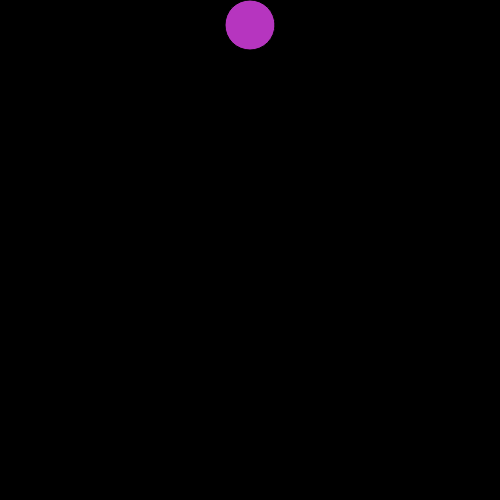
Frame 1 (no input)
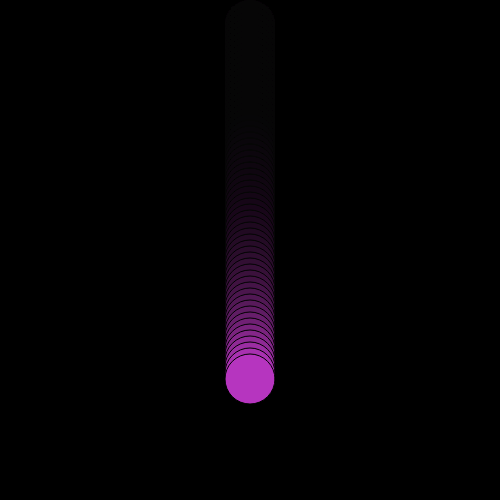
Frame 60 (no input)
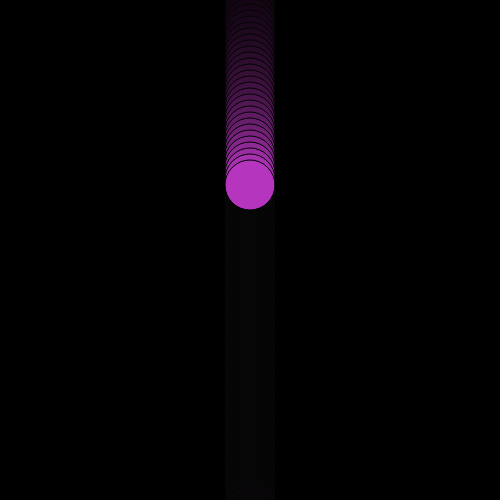
Frame 120 (the mouse pressed at the canvas centre since frame 60)

The p5.js sketch that drew these frames (run headless with seeded random() and noise() and a simulated clock; from frame 60 on, the mouse is pressed at the canvas centre):

// p5.js sketch
// ── sketch.js
let yPos = 25;

function setup() {
  createCanvas(500, 500);
  background(0);
  let r = random(0,255)
  let g = random(0,255)
  let b = random(0,255)
 fill (r,g,b)
}

function mouseClicked() {
  createCanvas(500,500);
  background(0);
  yPos = 0 
  let r = random(0,255)
    let g = random(0,255)
    let b = random(0,255)
   fill (r,g,b)
}

function draw() {
  background(0,20);

  ellipse(250, yPos, 50, 50);

  yPos+=6

  if (yPos > 525) {
    yPos = -25
  }
}
